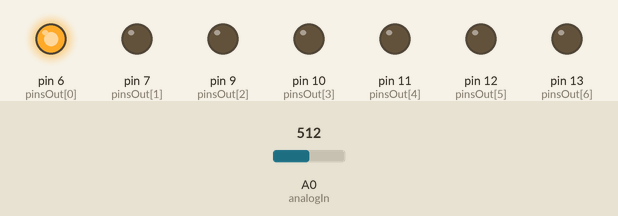
Recording of a sketch running on a simulated Arduino Uno, built with avr-gcc and run on an emulated ATmega328P. Parts: output pins drawn as LEDs (lit = HIGH). The test bench sets the inputs (shaded band); at power-on: A0 (analogIn) = 512.

Above: at 1.2 s.
1.3 s: A0 (analogIn) set to 520
4.3 s: A0 (analogIn) set to 511
At 5.5 s:
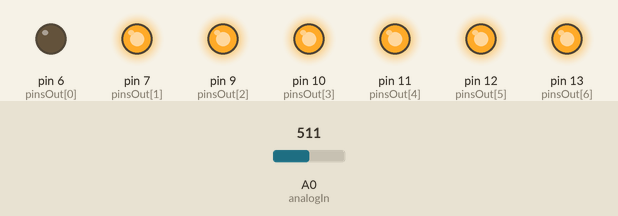
5.8 s: A0 (analogIn) set to 122
At 6.65 s:
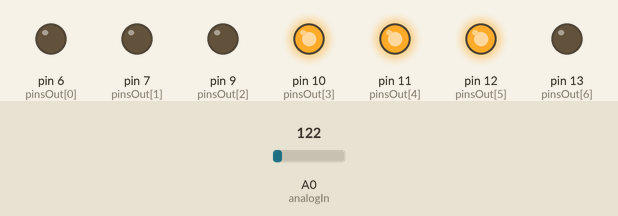
8.8 s: A0 (analogIn) set to 119
At 10.09 s:
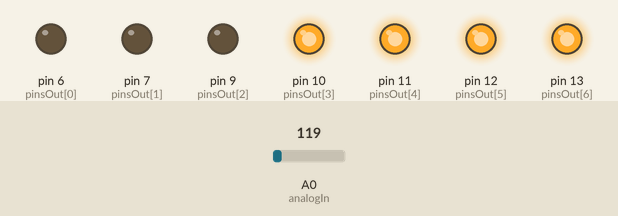
11.8 s: A0 (analogIn) set to 1023
At 13.86 s:
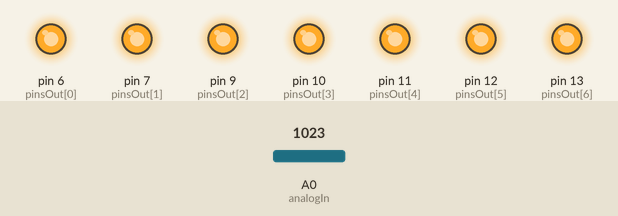
Timing chart, 0 to 48.7 s (numbered marks = the images above; inputs shaded):
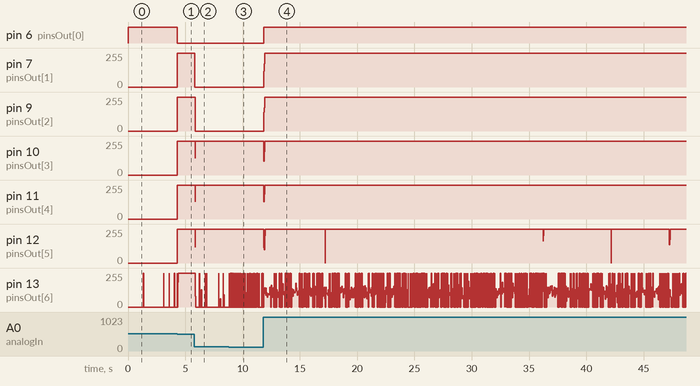

Measured:
- the behaviour switches between 120 and 119 on A0 (analogIn) (found by bisection; images 2 and 3)
- after the input at 4.3 s, pin 6 (pinsOut[0]): HIGH → LOW at once; pin 7 (pinsOut[1]), pin 9 (pinsOut[2]), pin 10 (pinsOut[3]), pin 11 (pinsOut[4]), pin 12 (pinsOut[5]): 0/255 → 255/255 at once
- after the input at 5.8 s, pin 7 (pinsOut[1]): 255/255 → 0/255 at once; pin 9 (pinsOut[2]): 255/255 → 0/255 after 0.05 s; pin 10 (pinsOut[3]): 255/255 → 124/255 after 0.05 s, → 255/255 0.04 s later; pin 11 (pinsOut[4]): 255/255 → 131/255 after 0.05 s, → 255/255 0.04 s later; pin 12 (pinsOut[5]): 255/255 → 118/255 after 0.05 s, → 255/255 0.04 s later
- after the input at 8.8 s, pin 12 (pinsOut[5]): stays 255/255 (without the input it goes to 0/255 after 3.0 s)
- after the input at 11.8 s, pin 6 (pinsOut[0]): LOW → HIGH after 0.05 s; pin 7 (pinsOut[1]), pin 9 (pinsOut[2]): 0/255 → 255/255 after 0.05 s; pin 10 (pinsOut[3]): 255/255 → 104/255 after 0.05 s, → 174/255 0.04 s later, → 255/255 0.04 s later; pin 11 (pinsOut[4]): 255/255 → 131/255 after 0.05 s, → 187/255 0.04 s later, → 255/255 0.04 s later

The sketch:

IIR.ino
```cpp
/* Parámetros de pines y bits */
/****************************************************************************/
const int analogIn = 0;

const int bitValues[] = {128, 64, 32, 16, 8, 4, 2};
const int pinsOut[] = {6, 7, 9, 10, 11, 12, 13};
int analogBin = 0;
/****************************************************************************/


/* Respuesta impulsiva */
/****************************************************************************/

#include "coefs.h"

/****************************************************************************/


/* Variables */
/****************************************************************************/
double xn[Nb];
double yn[Na];

int i = 0;
double y = 0;
/****************************************************************************/

/* Clock */
/****************************************************************************/
void setup() {
  // put your setup code here, to run once:
  for (i = 0; i < Nb; ++i) xn[i] = 0;
  for (i = 0; i < Na; ++i) yn[i] = 0;
  for (i = 0; i < 7; ++i) pinMode(pinsOut[i], OUTPUT);

  noInterrupts();           // disable all interrupts

  TCCR1A = 0;

  TCCR1B = 0;

  TCNT1  = 0;


  OCR1A = 60;            // compare match register 16MHz/256/60 Hz

  TCCR1B |= (1 << WGM12);   // CTC mode

  TCCR1B |= (1 << CS12);    // 256 prescaler

  TIMSK1 |= (1 << OCIE1A);  // enable timer compare interrupt

  interrupts();             // enable all interrupts

}
/****************************************************************************/

/* Filtrado IIR */
/****************************************************************************/

double iir_filter(int input, double xn[Nb], double yn[Na], const double num[Nb], const double den[Na]){

  double ytemp = num[0] * input;

  for (i = max(Nb, Na) - 1; i > 0; --i){
    if (i < Nb){
      xn[i] = xn[i - 1];
      ytemp += num[i] * xn[i];
    }

    if (i < Na){
      yn[i] = yn[i - 1];
      ytemp -= den[i] * yn[i];
    }

  }

  ytemp /= den[0];
  xn[0] = input;
  yn[0] = ytemp;

  return ytemp;

}
/****************************************************************************/


/* Output en bits */
/****************************************************************************/

void write_binary(int value){
  for (i = 0; i < 7; ++i){
    if (value >= bitValues[i]){
        value -= bitValues[i];
        digitalWrite(pinsOut[i], HIGH);
    }

    else{
      digitalWrite(pinsOut[i], LOW);
    }
  }
}
/****************************************************************************/

/* Interrupción para muestreado y filtrado */
/****************************************************************************/

ISR(TIMER1_COMPA_vect)          // timer compare interrupt service routine

{

  write_binary(uint8_t(y));
  analogBin = analogRead(analogIn) / 4 - 128;
  y = iir_filter(analogBin, xn, yn, num, den) + 128;
}
/****************************************************************************/

void loop() {
  // put your main code here, to run repeatedly:
}
```

coefs.h
```cpp
/*
const int Nb = 22;
const int Na = 22;

const double num[22] = {
	0.44559,0.07454,-0.03145,0.01964,-0.01435,
	0.01145,-0.0097,0.00859,-0.00788,0.00746,
	-0.00726,0.00726,-0.00746,0.00788,-0.00859,
	0.0097,-0.01145,0.01435,-0.01964,0.03145,
	-0.07454,-0.44559};

const double den[22] = {
	0.49248,0.08156,-0.03407,0.02106,-0.01523,
	0.01204,-0.01009,0.00885,-0.00804,0.00753,
	-0.00726,0.00719,-0.00731,0.00764,-0.00825,
	0.00922,-0.01078,0.01337,-0.01811,0.02872,
	-0.06738,-0.39878};
*/

const int Nb = 11;
const int Na = 11;
const double num[] = {
          0.30656711,  -2.66965401,  10.83200998, -26.87446861,
        45.0669002 , -53.32235648,  45.0669002 , -26.87446861,
        10.83200998,  -2.66965401,   0.30656711};

const double den[] = {
         1.        ,  -6.71419202,  20.98239377, -40.26292484,
        52.58957293, -48.8642199 ,  32.70190404, -15.56339967,
         5.04310515,  -1.00586526,   0.09397869};
```
